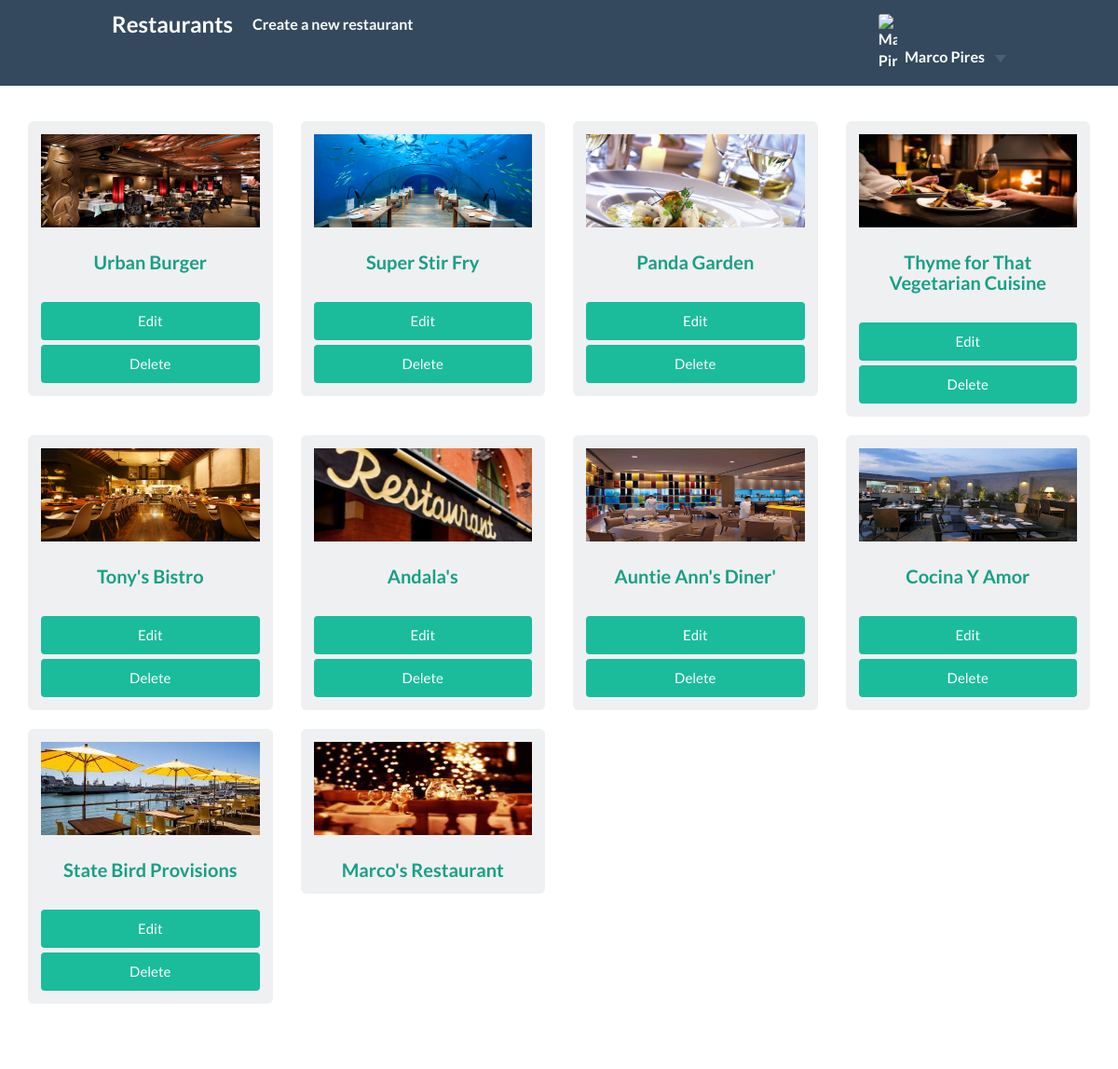
Screenshot of /restaurants (signed in) with the database file from the repository.
### restaurantApp/persistence/database_setup.py (models this page shows, shortened)
class Restaurant(Base):
	__tablename__ = 'restaurant'
	id = Column( Integer, primary_key = True )
	name = Column( String(260), nullable = False )
	user_id = Column( Integer, ForeignKey('user.id') )
	picture = Column( String(1000), nullable = True, default='default.jpg')
	user = relationship(User)

### restaurantApp/router/views.py (the view)
@app.route('/')
@app.route("/restaurants")
def showRestaurants():
    user = userData.getCurrentUserInfo()
    restaurants = db.getAllRestaurants()
    return render_template(
        'restaurants.html',
        filesPath = filesHandler.getFilesFolder(),
        restaurants = list(restaurants),
        username = user['name'],
        user_id = user['id'],
        user_picture = user['picture']
    )

### restaurantApp/helpers/filesHandler.py (called while the page is built)
def getFilesFolder():
	return os.path.join( config.data["read_folder"] )

### restaurantApp/persistence/data_access.py (called while the page is built)
def connect(database='sqlite:///restaurantmenu.db'):
    try:
        engine = create_engine(database)
        Base.metadata.bind = engine
        DBSession = sessionmaker( bind = engine )
        session = DBSession()
        return session
    except:
        print("Error: Connection failed")

def closeConnection(session):
    session.close()

def getAllRestaurants():
    session = connect()
    restaurants = session.query(Restaurant).all()
    closeConnection(session)
    return restaurants

### restaurantApp/session/storage.py (called while the page is built)
def get(key):
    if key in session:
        return session[key]
    return None

### restaurantApp/session/userData.py (called while the page is built)
def getCurrentUserInfo():
    return {
        'id' : session.get('user_id'),
        'name' : session.get('username'),
        'picture' : session.get('picture'),
        'email' : session.get('email'),
    }

### restaurantApp/templates/restaurants.html (shortened to what this page needs)
<!DOCTYPE html>
<html>
	<head>
		<link rel="stylesheet" href="{{ url_for('static', filename='vendor/bootstrap-3.3.5-dist/css/bootstrap.min.css') }}">
		<link rel="stylesheet" href="{{ url_for('static', filename='vendor/Flat-UI/css/flat-ui.min.css') }}">
		<link rel="stylesheet" href="{{ url_for('static', filename='css/styles.css') }}">
	</head>
	</body>
		<header class="header clearfix">
			<nav class="navbar navbar-inverse navbar-fixed-top" role="navigation">
				<div class="navbar-header">
					<a class="navbar-brand" href="#">Restaurants</a>
				</div>
				<div class="collapse navbar-collapse" id="navbar-collapse-01">
					{% if username %}
					<ul class="nav navbar-nav navbar-left">
						<li><a href='{{url_for('newRestaurant') }}'>Create a new restaurant</a></li>
					</ul>
					{% endif %}
					<ul class="nav navbar-nav navbar-right">
						{% if username %}
						<li class="dropdown">
							<a href="#" class="dropdown-toggle" data-toggle="dropdown">
								{% if user_picture %}
									<img src="{{user_picture}}" alt="{{ username }}">
								{% endif %}
								{{ username }}
								<b class="caret"></b>
							</a>
						</li>
						{% else %}
						<li>
							<a href='{{ url_for('showLogin') }}'>Login</a>
						</li>
						{% endif %}
					</ul>
				</div>
			</nav>
		</header>
		<main class="container">
			<div class="container-fluid">
				{% if restaurants|length > 0 %}
					<section class="row">
						{% for restaurant in restaurants %}
							<div class="col-md-3 col-sm-6 col-xs-12">
								<div class="tile restaurant">
									<a href='{{url_for('showmenu', restaurant_id = restaurant.id) }}'>
										<img class="tile-image" src="{{filesPath}}/{{restaurant.picture}}" alt="{{restaurant.name}}">
										<h3 class="tile-title">{{restaurant.name}}</h3>
									</a>
									{% if username and restaurant.user_id == user_id %}
										<br>
										<a class="btn btn-primary btn-large btn-block" href ='{{url_for('editRestaurant', restaurant_id = restaurant.id) }}'>Edit</a>
										<a class="btn btn-primary btn-large btn-block" href ='{{url_for('deleteRestaurant', restaurant_id = restaurant.id) }}'>Delete</a>
									{% endif %}
								</div>
							</div>
							{% if loop.index is divisibleby 4 %}
								<div class="clearfix visible-md-block visible-lg-block"></div>
							{% endif %}
						{% endfor %}
					</section>
				{% else %}
					<h4>There are no restaurants to display! </h4> <p>Start by creating a <a href='{{url_for('newRestaurant') }}'>new restaurant</a> .</p>
					<br>
					<br>
					<br>
				{% endif %}
			</div>
		</main>
		<footer>
			<div class="container">
				<div class="row">
					<div class="col-xs-7">
						<h3 class="footer-title">About Restaurant app</h3>
						<p>
						</p>
					</div>
					<div class="col-xs-5 hidden-xs">
						<div class="footer-banner">
						<h3 class="footer-title">Contacts</h3>
							<ul>
								<li><strong>email:</strong> <span>mpires@leya.com</span></li>
							</ul>
						</div>
					</div>
				</div>
			</div>
		</footer>
	</body>
</html>

### restaurantApp/static/css/styles.css (style rules this page uses)
main.container { position: absolute; top: 0; min-height: 95%; width: 100%; z-index: 1; margin-bottom: 315px; -webkit-box-shadow: 1px 1px 5px 1px rgba(0,0,0,.5); box-shadow: 1px 1px 5px 1px rgba(0,0,0,.5); }
main:not(.login-wrapper) { background-color: #fff; padding-top : 130px; padding-bottom : 50px; }
.navbar { padding: 0 10%; }
.navbar-brand { padding: 14px 0; margin: 0; }
.container-fluid { max-width: 1200px; }
@media (min-width: 768px) { .navbar-collapse .navbar-nav.navbar-left:first-child { margin-left: 0 !important; } }
.tile-image { max-width : 100%; min-width : 100%; margin-top : 0; box-sizing : border-box; background : #CCC url(../img/default.jpg) center center no-repeat!important; text-indent: -9999px; background-size: cover; color: transparent!important; -webkit-appearance: none!important; }
footer { position: fixed; width: 100%; bottom: 0; border-top: 1px solid; min-height: 310px; }
footer .container { margin: 0 auto; }
.btn + .btn { margin-right: 5px; }
.btn { position: relative; }
.restaurant { min-width: 200px; max-width: 450px; margin-left: auto; margin-right: auto; }
.navbar-collapse .navbar-nav.navbar-right:last-child>.dropdown:last-child>a { -webkit-border-radius: 0; -moz-border-radius: 0; -ms-border-radius: 0; -o-border-radius: 0; border-radius: 0; }
.navbar .navbar-right .dropdown img { max-width: 20px; border-radius: 3px; vertical-align: sub; margin-right: 5px; }

### rows the page displays
Restaurant: picture (picture), name "Urban Burger"
Restaurant: picture (picture), name "Super Stir Fry"
Restaurant: picture (picture), name "Panda Garden"
Restaurant: picture (picture), name "Thyme for That Vegetarian Cuisine"
Restaurant: picture (picture), name "Tony's Bistro"
Restaurant: picture (picture), name "Andala's"
Restaurant: picture (picture), name "Auntie Ann's Diner'"
Restaurant: picture (picture), name "Cocina Y Amor"
Restaurant: picture (picture), name "State Bird Provisions"
Restaurant: picture (picture), name "Marco's Restaurant"

### other values shown
{{ username }} "Marco Pires"
